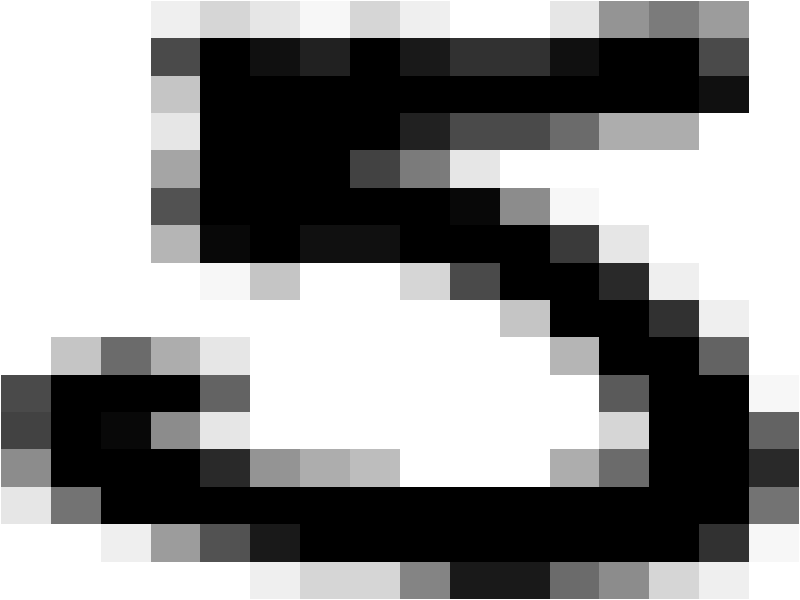
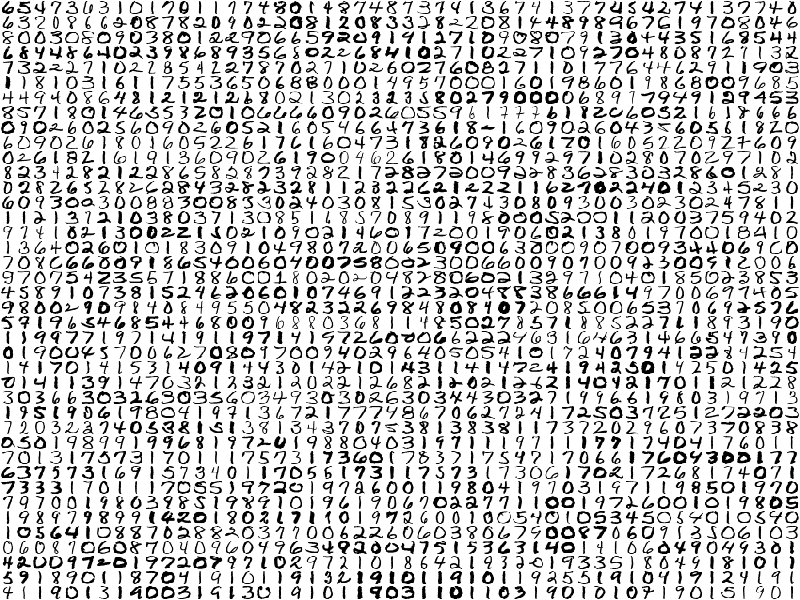
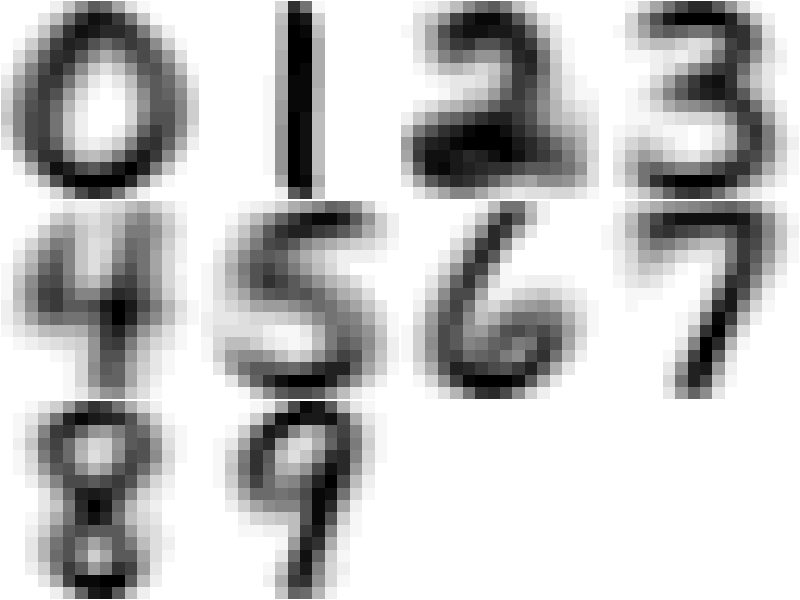
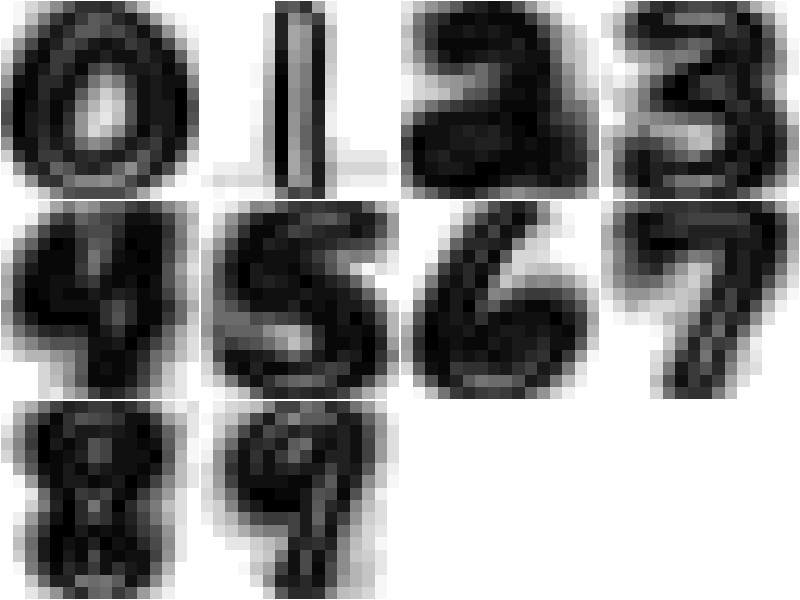
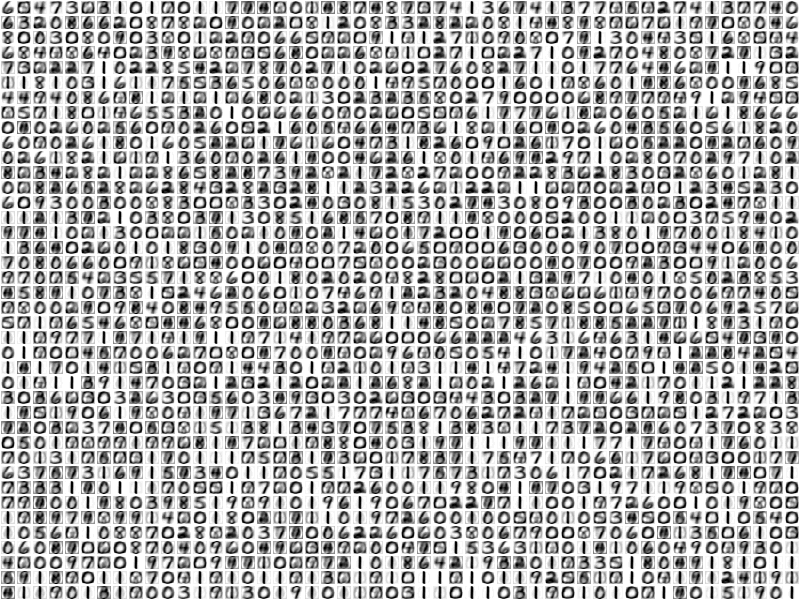
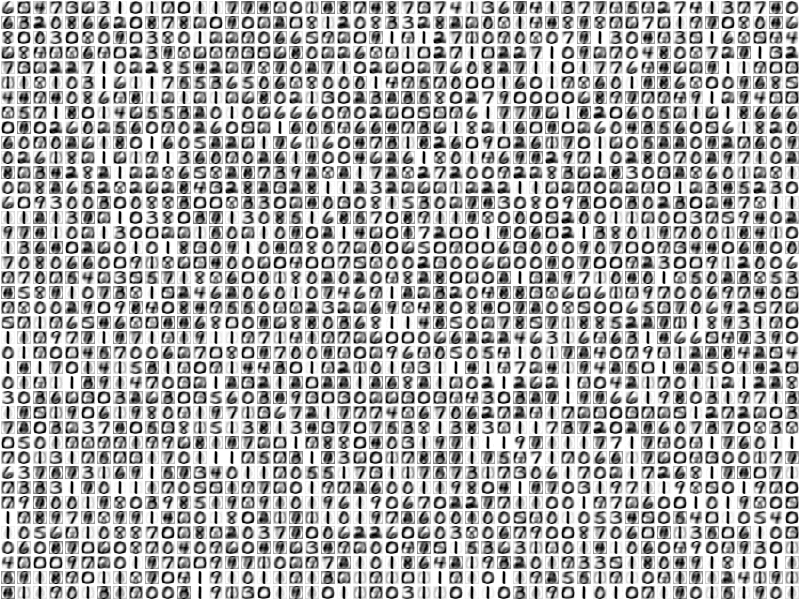
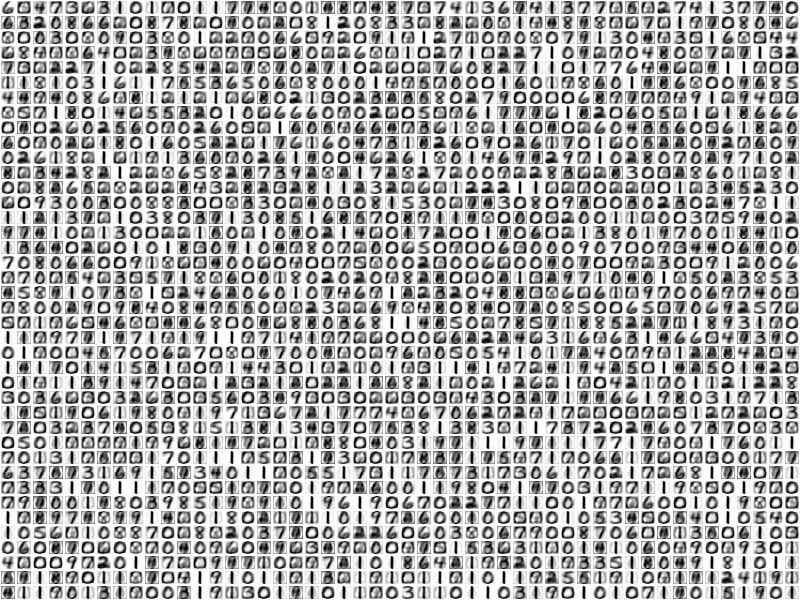

Write R code to recreate these figures, in order.
## ---- chunk 1
knitr::opts_chunk$set(echo = TRUE)
## ---- chunk 2
# data
dataset <- read.table('ziptrain.dat')
# index
zip_digit = unlist(read.table('zipdigit.dat'))

zip_img <- data.matrix(dataset)
dim(zip_img) <- c(2000,16,16)
## ---- chunk 3
par(mar = rep(0.05,4))
image(zip_img[2,,16:1], axes = F, col = gray(31:0/31))
## ---- chunk 4
par(mar = rep(0.05,4), mfrow = c(40,50))
apply(zip_img, 1, function(x) {image(x[,16:1], axes = F, col = gray(31:0/31))})
## ---- chunk 5
# array -> matrix
dim(zip_img) <- c(2000, 256)

# general function
summary_image_by = function(func){
  summary_img = array(dim = c(10, 256))
  for (i in 0:9){
  summary_img[i+1,] <- apply(zip_img[which(zip_digit == i),], 2, func)
  }
  dim(summary_img) <- c(10,16,16)
  summary_img
}

draw_img = function(img, nrow = 3, ncol = 4){
  par(mar = rep(0.05,4), mfrow = c(nrow,ncol))
  apply(img, 1, function(x) {image(x[,16:1], axes = F, col = gray(31:0/31))})

}

# means
mean_img = summary_image_by(mean)
draw_img(mean_img)

 # sd
sd_img = summary_image_by(sd)
draw_img(sd_img)

## ---- chunk 6
dim(mean_img) <- c(10, 256)
cleaned_zip_img = array(dim = c(2000, 256))

# remove mean effect
mean_effect = array(dim = c(2000, 256))
for (i in 0:9){
  nrows = length(which(zip_digit == i))
  mean_effect[which(zip_digit == i),] <- matrix(rep(mean_img[i+1,], nrows), nrow = nrows, byrow = T)
}

cleaned_zip_img = zip_img - mean_effect

# svd
svd_res = svd(cleaned_zip_img)

# general function
replace_d = function(d,k){
  d_k = diag(0, nrow = length(d))
  d_k[1:k] <- d[1:k]
  d_k
}

renewed_img_of = function(d_k){
  decomp_img = svd_res$u %*% d_k %*% t(svd_res$v)
  renewed_img = decomp_img + mean_effect
  dim(renewed_img) <- c(2000, 16, 16)
  renewed_img
}

# display
display_by = function(k){
  d_k = replace_d(svd_res$d, k)
  new_img = renewed_img_of(d_k)
  draw_img(new_img, 40, 50)
}

display_by(25)
display_by(50)
display_by(75)
